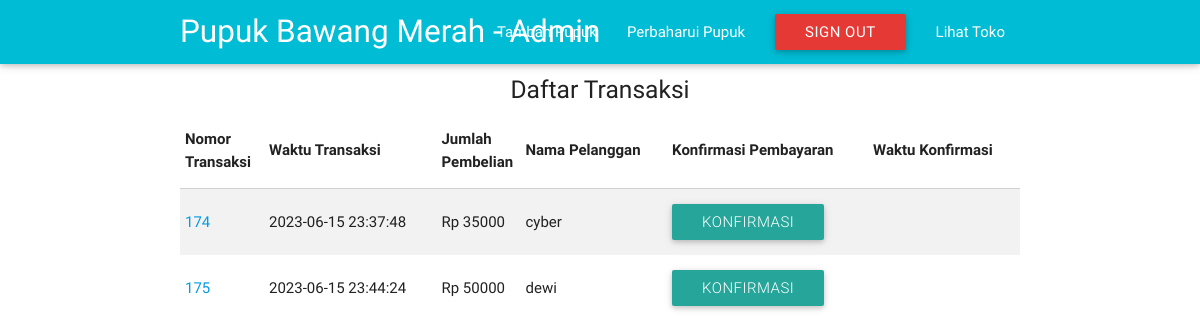
The page /transaksilist.php (signed in) on the database its author committed.
### tables this page shows
CREATE TABLE `transaksi` (
  `ID_Transaksi` int(9) NOT NULL,
  `Total_Biaya` bigint(20) NOT NULL,
  `Tanggal_transaksi` datetime NOT NULL DEFAULT current_timestamp(),
  `id_customer` int(11) NOT NULL,
  `Konfirmasi` tinyint(1) NOT NULL DEFAULT 0,
  `waktu_konfirmasi` datetime NOT NULL DEFAULT current_timestamp() ON UPDATE current_timestamp()
);

CREATE TABLE `customer` (
  `ID_customer` int(9) NOT NULL,
  `nama` varchar(50) NOT NULL,
  `alamat` varchar(250) NOT NULL,
  `notelfon` varchar(12) NOT NULL,
  `email` varchar(25) NOT NULL,
  `password` varchar(100) NOT NULL,
  `beli` int(20) NOT NULL DEFAULT 0
);

### transaksilist.php (the view, shortened to what this page needs)
<!DOCTYPE html>
<html>
<head>
    <link type="text/css" rel="stylesheet" href="css/materialize.min.css" media="screen,projection" />
</head>
<body>
    <?php
    include 'connect.php';
    include 'headadmin.php';
    $no=0;?>
        <div class="container">
            <center><h5>Daftar Transaksi</h5></center>
            <table class="striped">
                <thead>
                    <th>Nomor Transaksi</th>
                    <th>Waktu Transaksi</th>
                    <th>Jumlah Pembelian</th>
                    <th>Nama Pelanggan</th>
                    <th>Konfirmasi Pembayaran</th>
                    <th>Waktu Konfirmasi</th>
                </thead>
                <?php $transs=mysqli_query($connect,"select * from transaksi");
    while ($trans=mysqli_fetch_assoc($transs)){
    $idpel=$trans['id_customer'];
    $pelanggans=mysqli_query($connect,"select * from customer where ID_customer='$idpel'");
    $pelanggan=mysqli_fetch_array($pelanggans);
    ?>
                <tr>
                    <td width=10%>
                        <?php echo "<a href='detail_trans.php?idtransaksi=".$trans['ID_Transaksi']."'>".$trans['ID_Transaksi']."</a>"?>
                    </td>
                    <td>
                        <?php echo $trans['Tanggal_transaksi']?>
                    </td>
                    <td width=10%>
                        Rp <?php echo $trans['Total_Biaya']?>
                    </td>
                    <td>
                        <?php echo $pelanggan['nama'];?>
                    </td>
                    <td>
                        <?php if ($trans['Konfirmasi']==0) echo
                        "<a class='waves-effect waves light btn' href='bayar.php?idtransaksi=".$trans[ 'ID_Transaksi']."'>Konfirmasi</a>";
                        else echo "<a class='waves-effect waves light btn cyan'>Sudah Dikonfirmasi</a>";?>
                    </td>
                    <td>
                    </td>
                    <?php } ?>
                </tr>
            </table>
        </div>
</body>
</html>

### rows shown on the page
transaksi: ID_Transaksi "174", Tanggal_transaksi "2023-06-15 23:37:48", Total_Biaya "35000", id_customer.nama "cyber"
transaksi: ID_Transaksi "175", Tanggal_transaksi "2023-06-15 23:44:24", Total_Biaya "50000", id_customer.nama "dewi"
